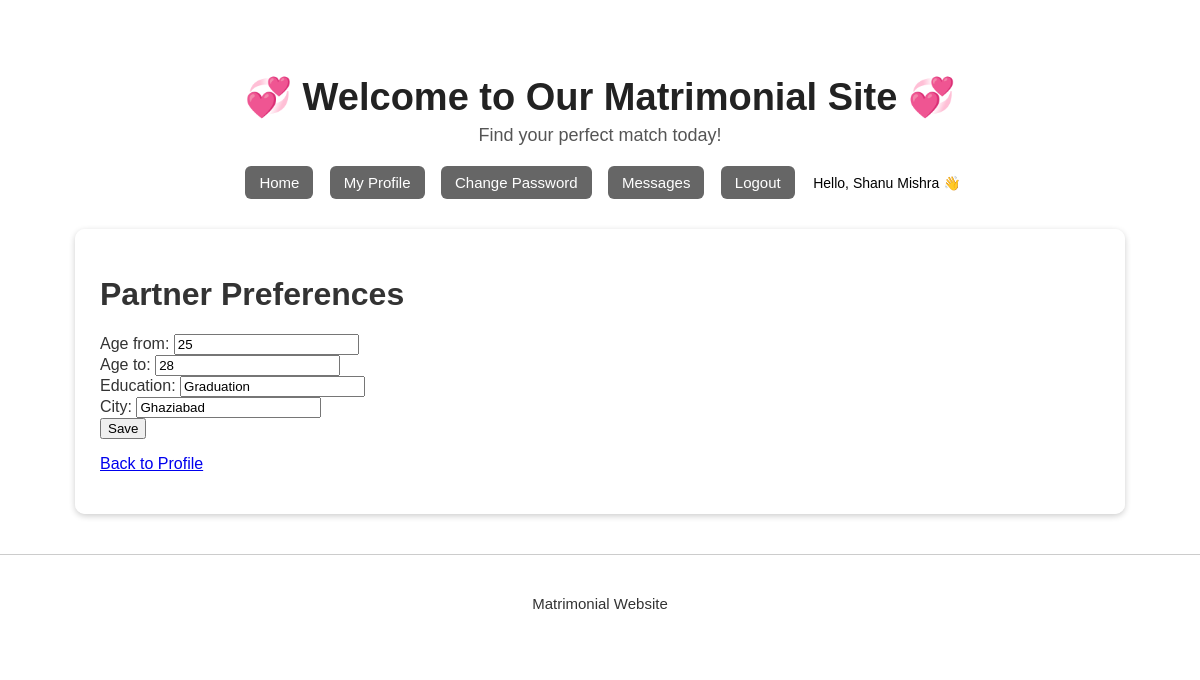
The app's page /preferences.php (signed in) with its own data.
### tables this page shows
CREATE TABLE `users` (
  `id` int(11) NOT NULL,
  `name` varchar(191) NOT NULL,
  `email` varchar(191) NOT NULL,
  `password` varchar(255) NOT NULL,
  `gender` varchar(20) DEFAULT NULL,
  `dob` date DEFAULT NULL,
  `religion` varchar(100) DEFAULT NULL,
  `caste` varchar(100) DEFAULT NULL,
  `city` varchar(120) DEFAULT NULL,
  `state` varchar(120) DEFAULT NULL,
  `country` varchar(120) DEFAULT NULL,
  `phone` varchar(30) DEFAULT NULL,
  `about` text DEFAULT NULL,
  `is_approved` tinyint(1) DEFAULT 0,
  `created_at` datetime DEFAULT current_timestamp(),
  `marital_status` enum('Single','Engaged','Married') NOT NULL DEFAULT 'Single',
  `married_to` int(11) DEFAULT NULL
);

CREATE TABLE `partner_preferences` (
  `id` int(11) NOT NULL,
  `user_id` int(11) NOT NULL,
  `preferred_age_from` int(11) DEFAULT NULL,
  `preferred_age_to` int(11) DEFAULT NULL,
  `preferred_education` varchar(150) DEFAULT NULL,
  `preferred_city` varchar(120) DEFAULT NULL
);

### auth.php (called while the page is built, shortened)
<?php
require_once __DIR__ . "/db.php";
function is_logged_in()
{
    return !empty($_SESSION["user_id"]);
}
function current_user()
{
    global $pdo;
    $stmt1 = $pdo->prepare(
        "SELECT id, name, email, gender, dob, city, about, is_approved FROM users WHERE id = ?"
    );
    $stmt1->execute([$_SESSION["user_id"]]);
    return $stmt1->fetch();
}
global $pdo;
$stmt1 = $pdo->prepare(
    "SELECT id,name,email,city,is_approved FROM users WHERE id=?"
);
$stmt1->execute([$_SESSION["user_id"]]);
return $stmt1->fetch();

### preferences.php (the view, shortened to what this page needs)
<?php require_once __DIR__ . '/src/auth.php'; require_login(); $user = current_user(); $stmt = $pdo->prepare('SELECT * FROM partner_preferences WHERE user_id = ?'); $stmt->execute([$user['id']]); $pref = $stmt->fetch(); $msg=''; if($_SERVER['REQUEST_METHOD']==='POST'){ $age_from = (int)($_POST['age_from'] ?? 0); $age_to = (int)($_POST['age_to'] ?? 0); $education = trim($_POST['education'] ?? ''); $city = trim($_POST['city'] ?? ''); if($pref){ $pdo->prepare('UPDATE partner_preferences SET preferred_age_from=?, preferred_age_to=?, preferred_education=?, preferred_city=? WHERE user_id=?')->execute([$age_from, $age_to, $education, $city, $user['id']]); } else { $pdo->prepare('INSERT INTO partner_preferences (user_id, preferred_age_from, preferred_age_to, preferred_education, preferred_city) VALUES (?,?,?,?,?)')->execute([$user['id'], $age_from, $age_to, $education, $city]); } $msg='Preferences saved.'; } ?>
<?php include 'header.php'; ?>
	<h1>Partner Preferences</h1>
	<form method="post"><label>Age from: <input name="age_from" value="<?php echo htmlspecialchars($pref['preferred_age_from'] ?? ''); ?>"></label><br><label>Age to: <input name="age_to" value="<?php echo htmlspecialchars($pref['preferred_age_to'] ?? ''); ?>"></label><br><label>Education: <input name="education" value="<?php echo htmlspecialchars($pref['preferred_education'] ?? ''); ?>"></label><br><label>City: <input name="city" value="<?php echo htmlspecialchars($pref['preferred_city'] ?? ''); ?>"></label><br><button>Save</button></form>
	<p><a href="profile.php">Back to Profile</a></p>
<?php include 'footer.php'; ?>

### header.php (shortened to what this page needs)
<?php
require_once __DIR__ . '/src/auth.php';
$logged_in = is_logged_in();
 $user = $logged_in ? current_user() : null;
$is_admin = !empty($_SESSION['admin_id']);
?>
<!doctype html>
<html lang="en">
<head>
</head>
<body>
  <header>
    <h1>💞 Welcome to Our Matrimonial Site 💞</h1>
    <p>Find your perfect match today!</p>
    <div class="nav">
      <a href="index.php">Home</a>
      <?php if (!$logged_in && !$is_admin): ?>
        <a href="register.php">Register</a>
        <a href="login.php">Login</a>
        <a href="admin/login.php">Admin</a>
      <?php elseif ($is_admin): ?>
        <a href="admin/index.php">Admin Dashboard</a>
        <a href="admin/logout.php">Logout</a>
      <?php else: ?>
        <a href="profile.php">My Profile</a>
        <a href="change_password.php">Change Password</a>
        <a href="messages.php">Messages</a>
        <a href="logout.php">Logout</a>
        <span class="greet" style="color: black;">Hello, <?php echo htmlspecialchars($user['name'] ?? ''); ?> 👋</span>
      <?php endif; ?>
    </div>
  </header>
  <main>

### header.php (style rules this page uses)
html, body { height: 100%; margin: 0; font-family: Arial, sans-serif; background: url('images/bg-main.jpg') no-repeat center center fixed; background-size: cover; color: #333; }
body::before { content: ''; position: fixed; top: 0; left: 0; right: 0; bottom: 0; background: rgba(255,255,255,0.65); z-index: 0; }
header, main, footer { position: relative; z-index: 1; }
header { text-align: center; padding: 50px 20px 30px; }
header h1 { font-size: 38px; color: #222; margin-bottom: 6px; }
header p { font-size: 18px; color: #555; margin-top: 0; }
.nav { margin-top: 20px; }
.nav a, .nav .label { display: inline-block; margin: 0 6px; background: rgba(0,0,0,0.6); color: #fff; text-decoration: none; padding: 8px 14px; border-radius: 6px; font-size: 15px; transition: background 0.3s; }
main { max-width: 1000px; margin: 0 auto; padding: 25px; background: rgba(255, 255, 255, 0.92); border-radius: 10px; box-shadow: 0 2px 6px rgba(0,0,0,0.2); }
.greet { display: inline-block; margin-left: 8px; font-size: 14px; color: #fff; }

### records on screen
users: name "Shanu Mishra"
partner_preferences: age_from "25", age_to "28", education "Graduation", city "Ghaziabad"
